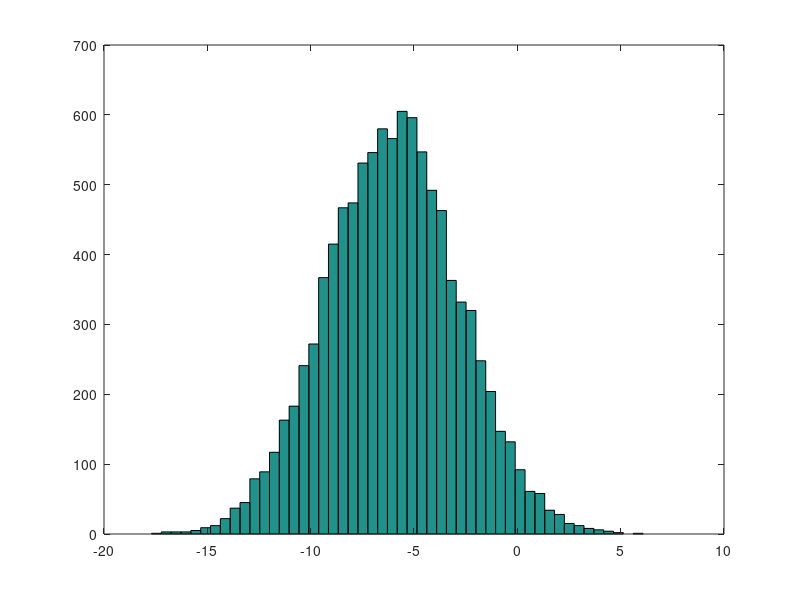

The MATLAB source for this figure:
%
% BASIC MATH OPERATIONS
%
disp("\n")
disp("Basic math operations in Octave")
disp(sprintf("5 + 6 = %d", 5 + 6))
disp(sprintf("3 - 1 = %d", 3 - 1))
disp(sprintf("5 * 8 = %d", 5 * 8))
disp(sprintf("1 / 2 = %d", 1 / 2))
disp(sprintf("2 ^ 6 = %d", 2 ^ 6))
disp(sprintf("SQRT 64 = %d", sqrt(64)))
disp("\n")
disp("Press enter to continue")
disp("\n")
pause

%
% LOGICAL OPERATIONS
%
disp("Logical math operations in Octave")
disp(sprintf("1 == 2 = %d (false)", 1 == 2))
disp(sprintf("1 ~= 2 = %d (true)", 1 ~= 2))
disp(sprintf("1 && 0 = %d (false)", 1 && 0))
disp(sprintf("1 || 0 = %d (true)", 1 || 0))
disp(sprintf("xor(1, 0) = %d (true)", xor(1, 0)))
disp("\n")
disp("Press enter to continue")
disp("\n")
pause

%
% STRINGS
%
disp("Strings in Octave")
'string' % Both single and double quotes works the same
"string" % It is recommended to use double quotes as single quote is used in other
         % purposes as well
STR = ["Con" "cat " "this"]
disp("\n")
disp("Press enter to continue")
disp("\n")
pause

%
% VARIABLES
%
disp("Variables in Octave")
a = 3
b = 1; % Semicolon supresses the output i.e. result is not printed out
c = "string";
c
d = 3>1 % Logical expression, assigns d to 1 i.e. true
disp("\n")
disp("Press enter to continue")
disp("\n")
pause

%
% PRINTING
%
disp("Printing in Octave")
a = pi;
a
disp("a") % disp() works only with strings and is unable to print value of variables
sprintf('2 decimals: %0.2f', a)
disp(sprintf('2 decimals: %0.2f', a)) % Old C-style printing
disp("\n")
disp("Press enter to continue")
disp("\n")
pause

%
% FORMATTING OUTPUT
%
disp("Formatting output in Octave")
a
format long
a
format short
a
disp("\n")
disp("Press enter to continue")
disp("\n")
pause

%
% MATRICES AND VECTORS
%
disp("Matrices and vectoris in Orave")

A = [1 2;3 4;5 6] % 3 by 2 matrix A
% A =
% 1  2
% 3  4
% 5  6

% The following works the same
A = [1 2;
     3 4;
     5 6]

v = [1 2 3] % Row vector, or 1 by 3 matrix
% v =
% 1  2  3

v = [1;2;3] % Column vector, or 3 by 1 matrix
% v =
% 1
% 2
% 3

v = 1:0.2:2 % Create a vector v with values from 1 to 2 in 0.2 increments
% v =
% 1.0000  1.2000  1.4000  1.6000  1.8000  2.0000

v = 1:6 % Create a vector v with values 1 to 6
% v =
% 1  2  3  4  5  6

A = ones(2,3) % Create a 2 by 3 matrix populated with 1
% A =
% 1  1  1
% 1  1  1

A = 2*ones(2,3) % Create a 2 by 3 matrix populated with 2
% A =
% 2  2  2
% 2  2  2

% The following works the same
A = [2 2 2;2 2 2]

w = ones(1,3) % Creates a row vector w populated with 1
% w =
% 1  1  1

w = zeros(1, 3) % The same as above but 0 as values
% w =
% 0  0  0

w = rand(1, 3) % Creates a row vector w populated with random values using
               % uniform distribution with value between 0 and 1

A = rand(3, 3) % Creates a 3 by 3 matrix A populated with random values

w= randn(1, 3) % Crates a row vector w populated with random values using
               % normal (Gaussian) distribution theoritically in between
               % -infinite and infinite having 0 mean and 1 variance

w = -6 + sqrt(10) * (randn(1, 10000)); % Create vector with 10000 elements
hist(w) % Plots histogram of w
hist(w, 50) % Plots the same but with 50 bins

eye(4) % Eye is pun for identity, creates a 4 by 4 identity matrix
% ans =
%
% Diagonal Matrix
%
% 1  0  0  0
% 0  1  0  0
% 0  0  1  0
% 0  0  0  1

